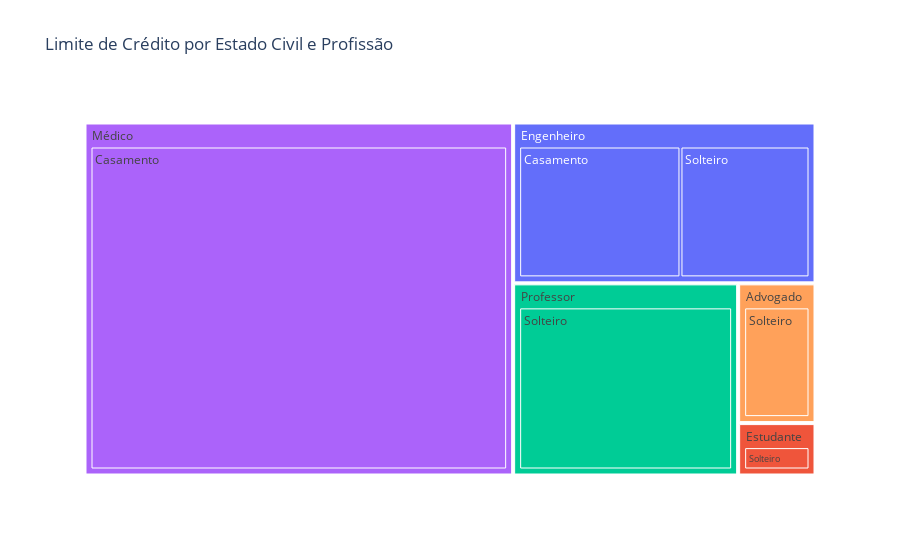

Here is the notebook cell this chart was saved with:
### Markdown cell above
### O gráfico treemap é importante, pois traz a visualização dos dados de forma hierarquica e categórica, onde podemos identificar quais profissões e quais estados civis possuem maior limite de crédito.

### De acordo com a visualização percebe-se que profissões como médico e engenheiro possuem como soberanos os limites de crédito dos profissionais casados, por outra lado em profissões como professor, advogado e estudante o que se sobresaem são os profissionais solteiros, porém os casados representam 69,10% do limite de crédito total enquanto os solteiros representam apenas 30,90% do limite de crédito total, ou seja o profissinal de estado civil casado possui maior probabilidade de ter um limite de crédito maior, que os solteiros, muito por conta dos médicos.

### Code cell
#Agrupando Estado Civil e Profissão por Limite de Crédito
limite_credito_por_profissao_estadocivil = df.groupby(['Estado_Civil', 'Profissão'])['Limite_Credito'].mean().reset_index()

fig = px.treemap(limite_credito_por_profissao_estadocivil,
                path=['Profissão', 'Estado_Civil'],
                values='Limite_Credito',
                title='Limite de Crédito por Estado Civil e Profissão',
                color='Profissão')
fig.show()

### Figure 1 — Plotly figure (JSON) as saved in the notebook; plotly's stock layout.template omitted (floating-point values rounded to 4 significant figures)
{"data": [{"branchvalues": "total", "customdata": [["Engenheiro"], ["Engenheiro"], ["Estudante"], ["Professor"], ["Médico"], ["Advogado"], ["Advogado"], ["Engenheiro"], ["Estudante"], ["Médico"], ["Professor"]], "domain": {"x": [0, 1], "y": [0, 1]}, "hovertemplate": "labels=%{label}<br>Limite_Credito=%{value}<br>parent=%{parent}<br>id=%{id}<br>Profissão=%{customdata[0]}<extra></extra>", "ids": ["Engenheiro/Solteiro", "Engenheiro/Casamento", "Estudante/Solteiro", "Professor/Solteiro", "Médico/Casamento", "Advogado/Solteiro", "Advogado", "Engenheiro", "Estudante", "Médico", "Professor"], "labels": ["Solteiro", "Casamento", "Solteiro", "Solteiro", "Casamento", "Solteiro", "Advogado", "Engenheiro", "Estudante", "Médico", "Professor"], "marker": {"colors": ["#636efa", "#636efa", "#EF553B", "#00cc96", "#ab63fa", "#FFA15A", "#FFA15A", "#636efa", "#EF553B", "#ab63fa", "#00cc96"]}, "name": "", "parents": ["Engenheiro", "Engenheiro", "Estudante", "Professor", "Médico", "Advogado", "", "", "", "", ""], "type": "treemap", "values": [2000, 2500, 375, 4000, 14000, 1000, 1000, 4500, 375, 14000, 4000]}], "layout": {"legend": {"tracegroupgap": 0}, "title": {"text": "Limite de Crédito por Estado Civil e Profissão"}}}
